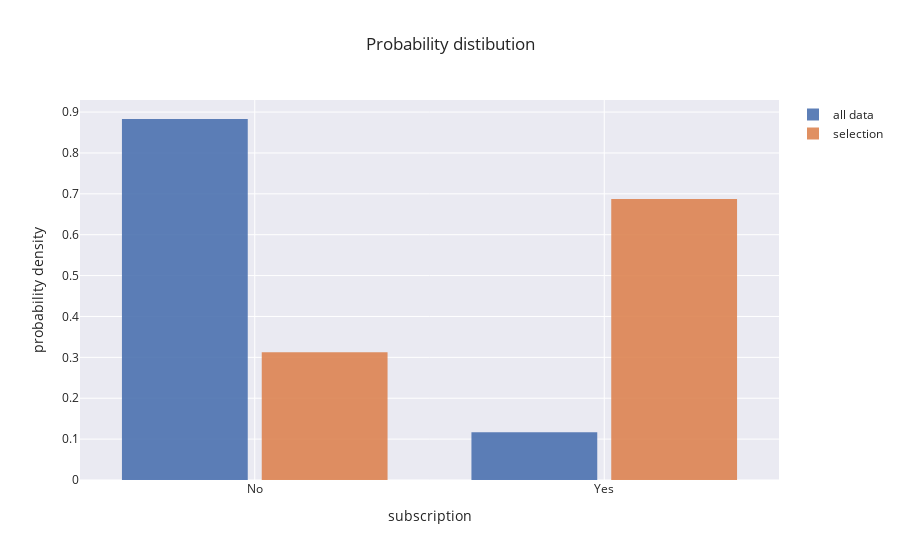

This figure's notebook cell:
### Code cell
plotly_hist(
    df,
    "management",
    "success",
)

### Figure 1 — Plotly figure (JSON) as saved in the notebook; plotly's stock layout.template omitted (floating-point values rounded to 4 significant figures; data arrays with more than 128 entries replaced by an {"elided": "..."} marker saying what was removed)
{"data": [{"histfunc": "sum", "histnorm": "probability density", "name": "all data", "nbinsx": 2, "opacity": 0.9, "type": "histogram", "x": {"elided": "45211 int values"}}, {"histfunc": "sum", "histnorm": "probability density", "name": "selection", "nbinsx": 2, "opacity": 0.9, "type": "histogram", "x": {"elided": "387 int values"}}], "layout": {"autosize": true, "bargap": 0.2, "bargroupgap": 0.1, "title": {"text": "Probability distibution"}, "xaxis": {"autorange": true, "range": [-0.5, 1.5], "ticktext": ["No", "Yes"], "tickvals": [0, 1], "title": {"text": "subscription"}, "type": "linear"}, "yaxis": {"autorange": true, "range": [0, 0.9295], "title": {"text": "probability density"}}}}
